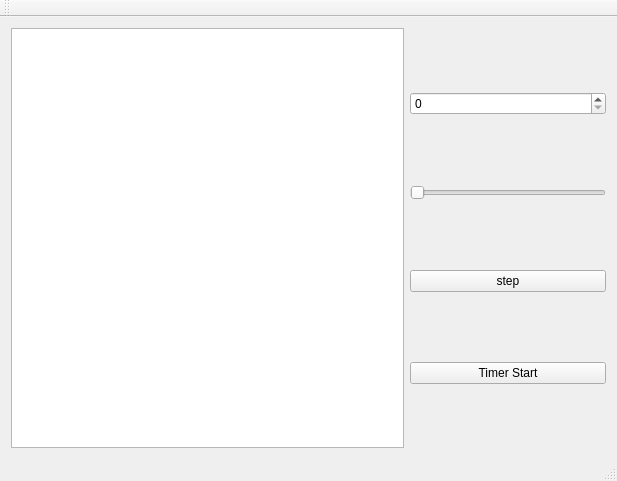
<?xml version="1.0" encoding="UTF-8"?>
<ui version="4.0">
 <class>MainWindow</class>
 <widget class="QMainWindow" name="MainWindow">
  <property name="geometry">
   <rect>
    <x>0</x>
    <y>0</y>
    <width>617</width>
    <height>481</height>
   </rect>
  </property>
  <property name="windowTitle">
   <string>MainWindow</string>
  </property>
  <widget class="QWidget" name="centralWidget">
   <layout class="QHBoxLayout" name="horizontalLayout_2">
    <item>
     <layout class="QHBoxLayout" name="horizontalLayout" stretch="2,1">
      <item>
       <widget class="QGraphicsView" name="graphicsView">
        <property name="verticalScrollBarPolicy">
         <enum>Qt::ScrollBarAlwaysOff</enum>
        </property>
        <property name="horizontalScrollBarPolicy">
         <enum>Qt::ScrollBarAlwaysOff</enum>
        </property>
        <property name="alignment">
         <set>Qt::AlignLeading|Qt::AlignLeft|Qt::AlignTop</set>
        </property>
       </widget>
      </item>
      <item>
       <layout class="QVBoxLayout" name="verticalLayout">
        <item>
         <widget class="QSpinBox" name="spinBox">
          <property name="maximum">
           <number>50</number>
          </property>
         </widget>
        </item>
        <item>
         <widget class="QSlider" name="horizontalSlider">
          <property name="maximum">
           <number>50</number>
          </property>
          <property name="orientation">
           <enum>Qt::Horizontal</enum>
          </property>
         </widget>
        </item>
        <item>
         <widget class="QPushButton" name="pushButton">
          <property name="text">
           <string>step</string>
          </property>
         </widget>
        </item>
        <item>
         <widget class="QPushButton" name="pushButton_2">
          <property name="text">
           <string>Timer Start</string>
          </property>
         </widget>
        </item>
       </layout>
      </item>
     </layout>
    </item>
   </layout>
  </widget>
  <widget class="QMenuBar" name="menuBar">
   <property name="geometry">
    <rect>
     <x>0</x>
     <y>0</y>
     <width>617</width>
     <height>27</height>
    </rect>
   </property>
  </widget>
  <widget class="QToolBar" name="mainToolBar">
   <attribute name="toolBarArea">
    <enum>TopToolBarArea</enum>
   </attribute>
   <attribute name="toolBarBreak">
    <bool>false</bool>
   </attribute>
  </widget>
  <widget class="QStatusBar" name="statusBar"/>
 </widget>
 <layoutdefault spacing="6" margin="11"/>
 <resources/>
 <connections>
  <connection>
   <sender>horizontalSlider</sender>
   <signal>valueChanged(int)</signal>
   <receiver>spinBox</receiver>
   <slot>setValue(int)</slot>
   <hints>
    <hint type="sourcelabel">
     <x>605</x>
     <y>113</y>
    </hint>
    <hint type="destinationlabel">
     <x>605</x>
     <y>81</y>
    </hint>
   </hints>
  </connection>
  <connection>
   <sender>spinBox</sender>
   <signal>valueChanged(int)</signal>
   <receiver>horizontalSlider</receiver>
   <slot>setValue(int)</slot>
   <hints>
    <hint type="sourcelabel">
     <x>605</x>
     <y>81</y>
    </hint>
    <hint type="destinationlabel">
     <x>605</x>
     <y>113</y>
    </hint>
   </hints>
  </connection>
 </connections>
</ui>
